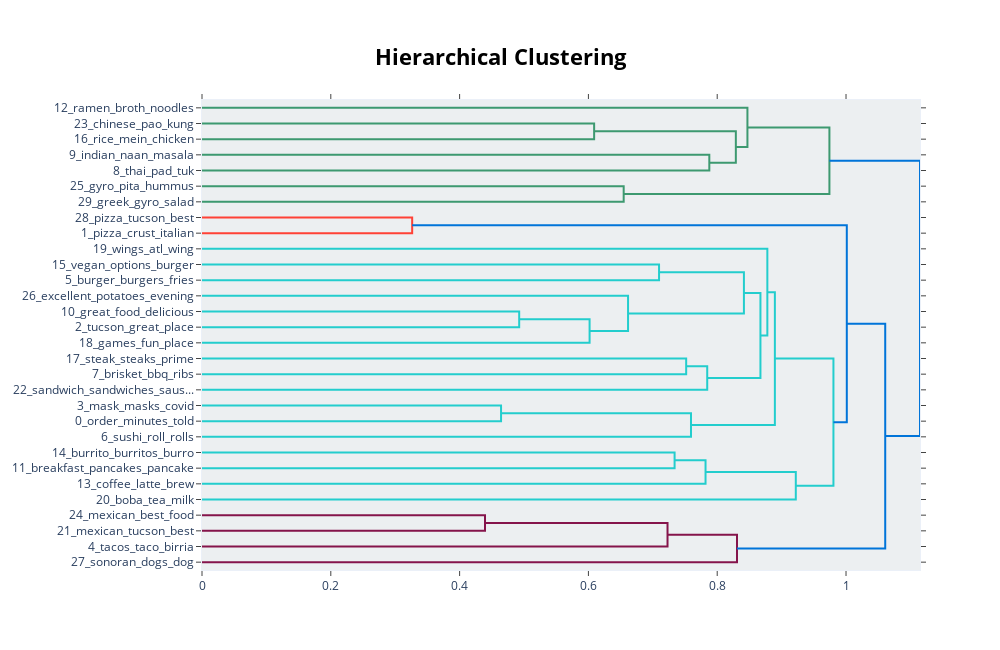

Notebook code cell kept with this figure:
### Code cell
#Code Cell 5 - Visualize the topic hierarchy for the top 30 topics

# Visualize the topic hierarchy for the top 30 topics
fig = topic_model.visualize_hierarchy(top_n_topics=30)
fig.show()

### Figure 1 — Plotly figure (JSON) as saved in the notebook; plotly's stock layout.template omitted (floating-point values rounded to 4 significant figures)
{"data": [{"hoverinfo": "text", "marker": {"color": "rgb(61,153,112)"}, "mode": "lines", "type": "scatter", "x": [0, 0.6089, 0.6089, 0], "xaxis": "x", "y": [-15, -15, -25, -25], "yaxis": "y"}, {"hoverinfo": "text", "marker": {"color": "rgb(61,153,112)"}, "mode": "lines", "type": "scatter", "x": [0, 0.7877, 0.7877, 0], "xaxis": "x", "y": [-35, -35, -45, -45], "yaxis": "y"}, {"hoverinfo": "text", "marker": {"color": "rgb(61,153,112)"}, "mode": "lines", "type": "scatter", "x": [0.6089, 0.8289, 0.8289, 0.7877], "xaxis": "x", "y": [-20, -20, -40, -40], "yaxis": "y"}, {"hoverinfo": "text", "marker": {"color": "rgb(61,153,112)"}, "mode": "lines", "type": "scatter", "x": [0, 0.8469, 0.8469, 0.8289], "xaxis": "x", "y": [-5, -5, -30, -30], "yaxis": "y"}, {"hoverinfo": "text", "marker": {"color": "rgb(61,153,112)"}, "mode": "lines", "type": "scatter", "x": [0, 0.6548, 0.6548, 0], "xaxis": "x", "y": [-55, -55, -65, -65], "yaxis": "y"}, {"hoverinfo": "text", "marker": {"color": "rgb(61,153,112)"}, "mode": "lines", "type": "scatter", "x": [0.8469, 0.9742, 0.9742, 0.6548], "xaxis": "x", "y": [-17.5, -17.5, -60, -60], "yaxis": "y"}, {"hoverinfo": "text", "marker": {"color": "rgb(255,65,54)"}, "mode": "lines", "type": "scatter", "x": [0, 0.3263, 0.3263, 0], "xaxis": "x", "y": [-75, -75, -85, -85], "yaxis": "y"}, {"hoverinfo": "text", "marker": {"color": "rgb(35,205,205)"}, "mode": "lines", "type": "scatter", "x": [0, 0.7097, 0.7097, 0], "xaxis": "x", "y": [-105, -105, -115, -115], "yaxis": "y"}, {"hoverinfo": "text", "marker": {"color": "rgb(35,205,205)"}, "mode": "lines", "type": "scatter", "x": [0, 0.4925, 0.4925, 0], "xaxis": "x", "y": [-135, -135, -145, -145], "yaxis": "y"}, {"hoverinfo": "text", "marker": {"color": "rgb(35,205,205)"}, "mode": "lines", "type": "scatter", "x": [0.4925, 0.6018, 0.6018, 0], "xaxis": "x", "y": [-140, -140, -155, -155], "yaxis": "y"}, {"hoverinfo": "text", "marker": {"color": "rgb(35,205,205)"}, "mode": "lines", "type": "scatter", "x": [0, 0.6616, 0.6616, 0.6018], "xaxis": "x", "y": [-125, -125, -147.5, -147.5], "yaxis": "y"}, {"hoverinfo": "text", "marker": {"color": "rgb(35,205,205)"}, "mode": "lines", "type": "scatter", "x": [0.7097, 0.8415, 0.8415, 0.6616], "xaxis": "x", "y": [-110, -110, -136.2, -136.2], "yaxis": "y"}, {"hoverinfo": "text", "marker": {"color": "rgb(35,205,205)"}, "mode": "lines", "type": "scatter", "x": [0, 0.7518, 0.7518, 0], "xaxis": "x", "y": [-165, -165, -175, -175], "yaxis": "y"}, {"hoverinfo": "text", "marker": {"color": "rgb(35,205,205)"}, "mode": "lines", "type": "scatter", "x": [0.7518, 0.7845, 0.7845, 0], "xaxis": "x", "y": [-170, -170, -185, -185], "yaxis": "y"}, {"hoverinfo": "text", "marker": {"color": "rgb(35,205,205)"}, "mode": "lines", "type": "scatter", "x": [0.8415, 0.8671, 0.8671, 0.7845], "xaxis": "x", "y": [-123.1, -123.1, -177.5, -177.5], "yaxis": "y"}, {"hoverinfo": "text", "marker": {"color": "rgb(35,205,205)"}, "mode": "lines", "type": "scatter", "x": [0, 0.8779, 0.8779, 0.8671], "xaxis": "x", "y": [-95, -95, -150.3, -150.3], "yaxis": "y"}, {"hoverinfo": "text", "marker": {"color": "rgb(35,205,205)"}, "mode": "lines", "type": "scatter", "x": [0, 0.4644, 0.4644, 0], "xaxis": "x", "y": [-195, -195, -205, -205], "yaxis": "y"}, {"hoverinfo": "text", "marker": {"color": "rgb(35,205,205)"}, "mode": "lines", "type": "scatter", "x": [0.4644, 0.7593, 0.7593, 0], "xaxis": "x", "y": [-200, -200, -215, -215], "yaxis": "y"}, {"hoverinfo": "text", "marker": {"color": "rgb(35,205,205)"}, "mode": "lines", "type": "scatter", "x": [0.8779, 0.8895, 0.8895, 0.7593], "xaxis": "x", "y": [-122.7, -122.7, -207.5, -207.5], "yaxis": "y"}, {"hoverinfo": "text", "marker": {"color": "rgb(35,205,205)"}, "mode": "lines", "type": "scatter", "x": [0, 0.7338, 0.7338, 0], "xaxis": "x", "y": [-225, -225, -235, -235], "yaxis": "y"}, {"hoverinfo": "text", "marker": {"color": "rgb(35,205,205)"}, "mode": "lines", "type": "scatter", "x": [0.7338, 0.7819, 0.7819, 0], "xaxis": "x", "y": [-230, -230, -245, -245], "yaxis": "y"}, {"hoverinfo": "text", "marker": {"color": "rgb(35,205,205)"}, "mode": "lines", "type": "scatter", "x": [0.7819, 0.922, 0.922, 0], "xaxis": "x", "y": [-237.5, -237.5, -255, -255], "yaxis": "y"}, {"hoverinfo": "text", "marker": {"color": "rgb(35,205,205)"}, "mode": "lines", "type": "scatter", "x": [0.8895, 0.9805, 0.9805, 0.922], "xaxis": "x", "y": [-165.1, -165.1, -246.2, -246.2], "yaxis": "y"}, {"hoverinfo": "text", "marker": {"color": "rgb(0,116,217)"}, "mode": "lines", "type": "scatter", "x": [0.3263, 1.001, 1.001, 0.9805], "xaxis": "x", "y": [-80, -80, -205.7, -205.7], "yaxis": "y"}, {"hoverinfo": "text", "marker": {"color": "rgb(133,20,75)"}, "mode": "lines", "type": "scatter", "x": [0, 0.4394, 0.4394, 0], "xaxis": "x", "y": [-265, -265, -275, -275], "yaxis": "y"}, {"hoverinfo": "text", "marker": {"color": "rgb(133,20,75)"}, "mode": "lines", "type": "scatter", "x": [0.4394, 0.7228, 0.7228, 0], "xaxis": "x", "y": [-270, -270, -285, -285], "yaxis": "y"}, {"hoverinfo": "text", "marker": {"color": "rgb(133,20,75)"}, "mode": "lines", "type": "scatter", "x": [0.7228, 0.8307, 0.8307, 0], "xaxis": "x", "y": [-277.5, -277.5, -295, -295], "yaxis": "y"}, {"hoverinfo": "text", "marker": {"color": "rgb(0,116,217)"}, "mode": "lines", "type": "scatter", "x": [1.001, 1.061, 1.061, 0.8307], "xaxis": "x", "y": [-142.8, -142.8, -286.2, -286.2], "yaxis": "y"}, {"hoverinfo": "text", "marker": {"color": "rgb(0,116,217)"}, "mode": "lines", "type": "scatter", "x": [0.9742, 1.115, 1.115, 1.061], "xaxis": "x", "y": [-38.75, -38.75, -214.5, -214.5], "yaxis": "y"}], "layout": {"autosize": false, "height": 650, "hoverlabel": {"bgcolor": "white", "font": {"family": "Rockwell", "size": 16}}, "hovermode": "closest", "plot_bgcolor": "#ECEFF1", "showlegend": false, "title": {"font": {"color": "Black", "size": 22}, "text": "<b>Hierarchical Clustering</b>", "x": 0.5, "xanchor": "center", "yanchor": "top"}, "width": 1000, "xaxis": {"autorange": true, "mirror": "allticks", "range": [0, 1.115], "rangemode": "tozero", "showgrid": false, "showline": true, "showticklabels": true, "ticks": "outside", "type": "linear", "zeroline": false}, "yaxis": {"mirror": "allticks", "range": [-300, 0], "rangemode": "tozero", "showgrid": false, "showline": true, "showticklabels": true, "tickmode": "array", "ticks": "outside", "ticktext": ["12_ramen_broth_noodles", "23_chinese_pao_kung", "16_rice_mein_chicken", "9_indian_naan_masala", "8_thai_pad_tuk", "25_gyro_pita_hummus", "29_greek_gyro_salad", "28_pizza_tucson_best", "1_pizza_crust_italian", "19_wings_atl_wing", "15_vegan_options_burger", "5_burger_burgers_fries", "26_excellent_potatoes_evening", "10_great_food_delicious", "2_tucson_great_place", "18_games_fun_place", "17_steak_steaks_prime", "7_brisket_bbq_ribs", "22_sandwich_sandwiches_saus...", "3_mask_masks_covid", "0_order_minutes_told", "6_sushi_roll_rolls", "14_burrito_burritos_burro", "11_breakfast_pancakes_pancake", "13_coffee_latte_brew", "20_boba_tea_milk", "24_mexican_best_food", "21_mexican_tucson_best", "4_tacos_taco_birria", "27_sonoran_dogs_dog"], "tickvals": [-5, -15, -25, -35, -45, -55, -65, -75, -85, -95, -105, -115, -125, -135, -145, -155, -165, -175, -185, -195, -205, -215, -225, -235, -245, -255, -265, -275, -285, -295], "type": "linear", "zeroline": false}}}
